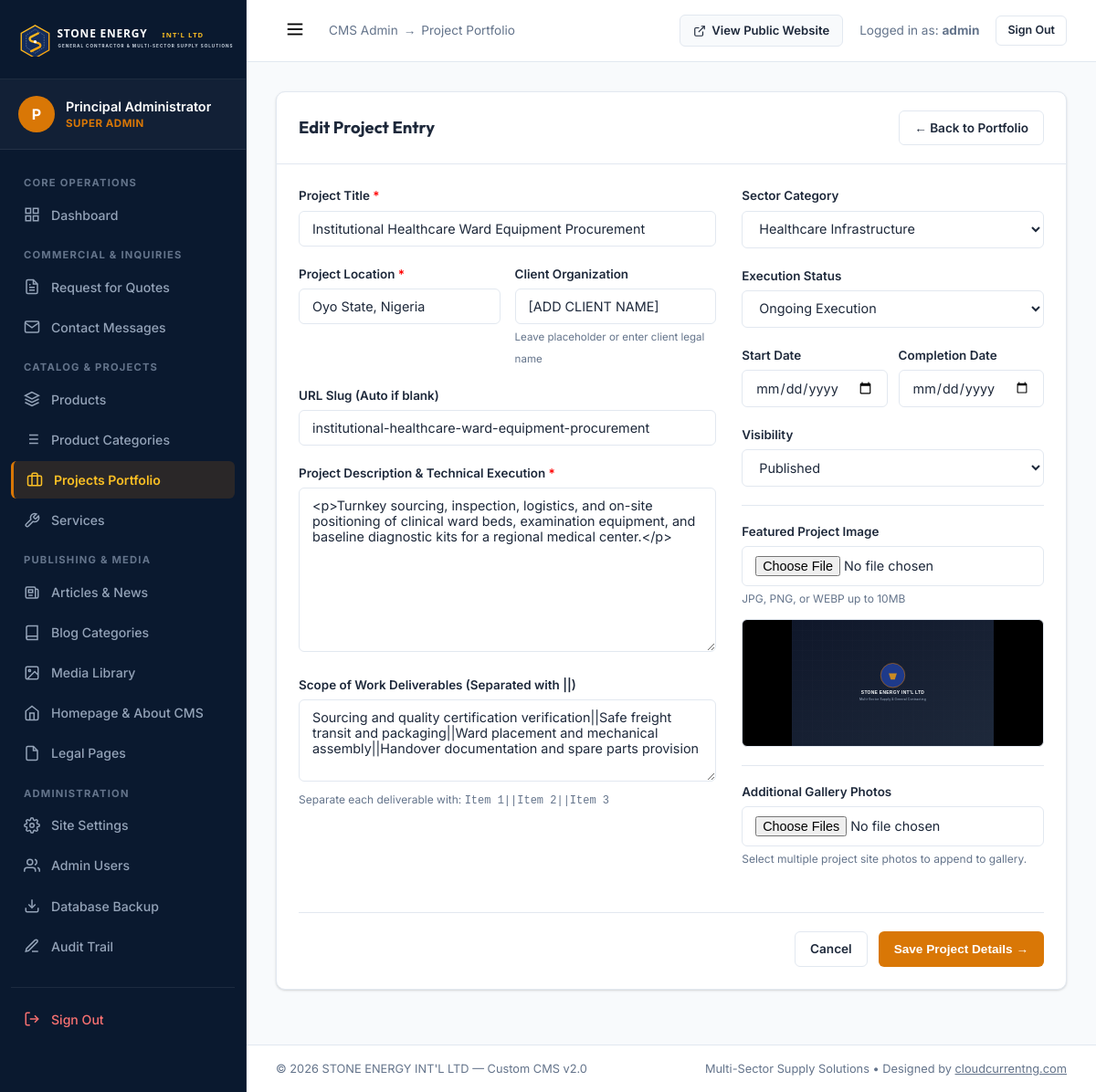
The page /admin/project-edit.php?id=2 (signed in) on the database its author committed.
### tables this page shows
CREATE TABLE `projects` (
    `id` INT UNSIGNED AUTO_INCREMENT PRIMARY KEY,
    `title` VARCHAR(200) NOT NULL,
    `slug` VARCHAR(200) NOT NULL UNIQUE,
    `category_id` INT UNSIGNED NOT NULL,
    `location` VARCHAR(150) NOT NULL,
    `client` VARCHAR(150) NOT NULL DEFAULT '[ADD CLIENT NAME]',
    `description` LONGTEXT NOT NULL,
    `scope` TEXT NOT NULL,
    `start_date` DATE DEFAULT NULL,
    `completion_date` DATE DEFAULT NULL,
    `status` ENUM('Upcoming', 'Ongoing', 'Completed') NOT NULL DEFAULT 'Upcoming',
    `featured_image` VARCHAR(255) DEFAULT NULL,
    `published_status` ENUM('published', 'draft') NOT NULL DEFAULT 'published',
    `created_at` DATETIME NOT NULL DEFAULT CURRENT_TIMESTAMP,
    `updated_at` DATETIME NOT NULL DEFAULT CURRENT_TIMESTAMP ON UPDATE CURRENT_TIMESTAMP,
    INDEX `idx_proj_cat` (`category_id`),
    INDEX `idx_proj_status` (`status`),
    INDEX `idx_proj_pub` (`published_status`),
    CONSTRAINT `fk_proj_cat` FOREIGN KEY (`category_id`) REFERENCES `project_categories` (`id`) ON DELETE RESTRICT
);

CREATE TABLE `project_categories` (
    `id` INT UNSIGNED AUTO_INCREMENT PRIMARY KEY,
    `name` VARCHAR(100) NOT NULL UNIQUE,
    `slug` VARCHAR(100) NOT NULL UNIQUE,
    `description` VARCHAR(255) DEFAULT NULL,
    `created_at` DATETIME NOT NULL DEFAULT CURRENT_TIMESTAMP
);

CREATE TABLE `site_settings` (
    `id` INT UNSIGNED AUTO_INCREMENT PRIMARY KEY,
    `setting_key` VARCHAR(100) NOT NULL UNIQUE,
    `setting_value` MEDIUMTEXT DEFAULT NULL,
    `setting_group` VARCHAR(50) NOT NULL DEFAULT 'general',
    `label` VARCHAR(150) NOT NULL,
    `field_type` ENUM('text', 'textarea', 'editor', 'image', 'boolean', 'select', 'number') NOT NULL DEFAULT 'text',
    `updated_at` DATETIME NOT NULL DEFAULT CURRENT_TIMESTAMP ON UPDATE CURRENT_TIMESTAMP,
    INDEX `idx_settings_group` (`setting_group`)
);

### core/View.php (called while the page is built, shortened)
<?php
function e(?string $string): string {
    return htmlspecialchars($string, ENT_QUOTES | ENT_SUBSTITUTE, 'UTF-8');
}
function admin_url(string $path = ''): string {
    return ADMIN_URL . ltrim($path, '/');
}
function asset(string $path): string {
    $cleanPath = preg_replace('#^assets/#', '', ltrim($path, '/'));
    return ASSETS_URL . $cleanPath;
}
function upload_url(?string $path, string $fallback = 'images/placeholder.svg'): string {
    if (empty($path)) {
        return asset($fallback);
    }
    return BASE_URL . ltrim($path, '/');
}

### config/database.php (called while the page is built, shortened)
<?php
class Database {
    private static ?PDO $instance = null;
    public static function getConnection(): PDO {
        if (self::$instance === null) {
            $host = env('DB_HOST', '127.0.0.1');
            $port = env('DB_PORT', '3306');
            $db   = env('DB_NAME', 'stoneenergy_db');
            $user = env('DB_USER', 'root');
            $pass = env('DB_PASS', '');
            $dsn = "mysql:host={$host};port={$port};dbname={$db};charset=utf8mb4";
            $options = [
                PDO::ATTR_ERRMODE            => PDO::ERRMODE_EXCEPTION,
                PDO::ATTR_DEFAULT_FETCH_MODE => PDO::FETCH_ASSOC,
                PDO::ATTR_EMULATE_PREPARES   => true,
                PDO::MYSQL_ATTR_INIT_COMMAND => "SET NAMES utf8mb4 COLLATE utf8mb4_unicode_ci"
            ];
            try {
                self::$instance = new PDO($dsn, $user, $pass, $options);
            } catch (PDOException $e) {
                error_log("Database Connection Error: " . $e->getMessage());
                if (env('APP_DEBUG', false)) {
                    die("Database connection failed. Please check your database credentials in .env. Technical detail: " . htmlspecialchars($e->getMessage()));
                } else {
                    http_response_code(500);
                    include ROOT_PATH . '500.php';
                    exit;
                }
            }
        }
        return self::$instance;
    }
    public static function query(string $sql, array $params = []): PDOStatement {
        $pdo = self::getConnection();
        $stmt = $pdo->prepare($sql);
        $stmt->execute($params);
        return $stmt;
    }
    public static function fetchOne(string $sql, array $params = []): ?array {
        $stmt = self::query($sql, $params);
        $row = $stmt->fetch();
        return $row ?: null;
    }
    public static function fetchAll(string $sql, array $params = []): array {
        $stmt = self::query($sql, $params);
        return $stmt->fetchAll();
    }
}

### core/Settings.php (called while the page is built, shortened)
<?php
class Settings {
    private static ?array $settings = null;
    public static function load(): void {
        if (self::$settings === null) {
            self::$settings = [];
            try {
                $rows = Database::fetchAll("SELECT `setting_key`, `setting_value` FROM `site_settings`");
                foreach ($rows as $row) {
                    self::$settings[$row['setting_key']] = $row['setting_value'];
                }
            } catch (Exception $e) {
                error_log("Settings Load Error: " . $e->getMessage());
            }
        }
    }
    public static function get(string $key, string $default = ''): string {
        self::load();
        return self::$settings[$key] ?? $default;
    }
}
function setting(string $key, string $default = ''): string {
    return Settings::get($key, $default);
}

### admin/project-edit.php (the view, shortened to what this page needs)
<?php
$projectId = (int)($_GET['id'] ?? 0);
$isEditing = ($projectId > 0);
$project = $isEditing ? Database::fetchOne("SELECT * FROM `projects` WHERE `id` = :id", [':id' => $projectId]) : null;
$categories = Database::fetchAll("SELECT * FROM `project_categories` ORDER BY `name` ASC");
include __DIR__ . '/includes/header.php';
?>
<div class="admin-card">
    <div class="admin-card-header">
        <h3><?= $isEditing ? 'Edit Project Entry' : 'Add New Project' ?></h3>
        <a href="<?= admin_url('projects.php') ?>" class="btn-admin btn-admin-outline">
            &larr; Back to Portfolio
        </a>
    </div>
    <div class="admin-card-body">
        <form action="<?= admin_url('project-edit.php' . ($isEditing ? '?id=' . $projectId : '')) ?>" method="POST" enctype="multipart/form-data">
            <div style="display: grid; grid-template-columns: 2fr 1fr; gap: 28px;">
                <div>
                    <div class="form-row">
                        <label class="form-label-admin">Project Title <span style="color:red;">*</span></label>
                        <input type="text" name="title" class="form-control-admin" required value="<?= e($project['title'] ?? '') ?>" placeholder="e.g. Commercial Office Complex Renovation & Facility Upgrade">
                    </div>
                    <div style="display: grid; grid-template-columns: 1fr 1fr; gap: 16px;">
                        <div class="form-row">
                            <label class="form-label-admin">Project Location <span style="color:red;">*</span></label>
                            <input type="text" name="location" class="form-control-admin" required value="<?= e($project['location'] ?? '') ?>" placeholder="e.g. Ibadan, Oyo State">
                        </div>
                        <div class="form-row">
                            <label class="form-label-admin">Client Organization</label>
                            <input type="text" name="client" class="form-control-admin" value="<?= e($project['client'] ?? '[ADD CLIENT NAME]') ?>" placeholder="[ADD CLIENT NAME]">
                            <span style="font-size: 0.72rem; color: var(--admin-text-muted);">Leave placeholder or enter client legal name</span>
                        </div>
                    </div>
                    <div class="form-row">
                        <label class="form-label-admin">URL Slug (Auto if blank)</label>
                        <input type="text" name="slug" class="form-control-admin" value="<?= e($project['slug'] ?? '') ?>" placeholder="custom-slug">
                    </div>
                    <div class="form-row">
                        <label class="form-label-admin">Project Description &amp; Technical Execution <span style="color:red;">*</span></label>
                        <textarea name="description" class="form-control-admin" style="min-height: 180px;" required placeholder="<p>Detailed project narrative, background, and delivery notes...</p>"><?= e($project['description'] ?? '') ?></textarea>
                    </div>
                    <div class="form-row">
                        <label class="form-label-admin">Scope of Work Deliverables (Separated with ||)</label>
                        <textarea name="scope" class="form-control-admin" style="min-height: 90px;" placeholder="Civil masonry||Structural reinforcement||Electrical upgrade..."><?= e($project['scope'] ?? '') ?></textarea>
                        <span style="font-size: 0.75rem; color: var(--admin-text-muted);">Separate each deliverable with: <code>Item 1||Item 2||Item 3</code></span>
                    </div>
                </div>
                <div>
                    <div class="form-row">
                        <label class="form-label-admin">Sector Category</label>
                        <select name="category_id" class="form-control-admin" required>
                            <?php foreach ($categories as $cat): ?>
                            <option value="<?= $cat['id'] ?>" <?= (($project['category_id'] ?? 1) == $cat['id']) ? 'selected' : '' ?>>
                                <?= e($cat['name']) ?>
                            </option>
                            <?php endforeach; ?>
                        </select>
                    </div>
                    <div class="form-row">
                        <label class="form-label-admin">Execution Status</label>
                        <select name="status" class="form-control-admin">
                            <option value="Ongoing" <?= (($project['status'] ?? 'Ongoing') === 'Ongoing') ? 'selected' : '' ?>>Ongoing Execution</option>
                        </select>
                    </div>
                    <div style="display: grid; grid-template-columns: 1fr 1fr; gap: 12px;">
                        <div class="form-row">
                            <label class="form-label-admin">Start Date</label>
                            <input type="date" name="start_date" class="form-control-admin" value="<?= e($project['start_date'] ?? '') ?>">
                        </div>
                        <div class="form-row">
                            <label class="form-label-admin">Completion Date</label>
                            <input type="date" name="completion_date" class="form-control-admin" value="<?= e($project['completion_date'] ?? '') ?>">
                        </div>
                    </div>
                    <div class="form-row">
                        <label class="form-label-admin">Visibility</label>
                        <select name="published_status" class="form-control-admin">
                            <option value="published" <?= (($project['published_status'] ?? 'published') === 'published') ? 'selected' : '' ?>>Published</option>
                        </select>
                    </div>
                    <div class="form-row" style="margin-top: 18px; padding-top: 18px; border-top: 1px solid var(--admin-border);">
                        <label class="form-label-admin">Featured Project Image</label>
                        <input type="file" name="featured_image" class="form-control-admin" accept=".jpg,.jpeg,.png,.webp" data-preview-target="previewProjThumb">
                        <span style="font-size: 0.75rem; color: var(--admin-text-muted);">JPG, PNG, or WEBP up to 10MB</span>
                        <div style="margin-top: 12px; height: 140px; border: 1px solid var(--admin-border); border-radius: 6px; overflow: hidden; background: #000; display: flex; align-items: center; justify-content: center;">
                            <img id="previewProjThumb" src="<?= upload_url($project['featured_image'] ?? null) ?>" alt="Preview" style="max-height: 100%; max-width: 100%; object-fit: contain;">
                        </div>
                    </div>
                    <div class="form-row" style="margin-top: 18px; padding-top: 18px; border-top: 1px solid var(--admin-border);">
                        <label class="form-label-admin">Additional Gallery Photos</label>
                        <input type="file" name="gallery_images[]" class="form-control-admin" accept=".jpg,.jpeg,.png,.webp" multiple>
                        <span style="font-size: 0.75rem; color: var(--admin-text-muted);">Select multiple project site photos to append to gallery.</span>
                    </div>
                </div>
            </div>
            <div style="margin-top: 28px; padding-top: 20px; border-top: 1px solid var(--admin-border); display: flex; justify-content: flex-end; gap: 12px;">
                <a href="<?= admin_url('projects.php') ?>" class="btn-admin btn-admin-outline">Cancel</a>
                <button type="submit" class="btn-admin btn-admin-primary">
                    <?= $isEditing ? 'Save Project Details' : 'Publish Project' ?> &rarr;
                </button>
            </div>
        </form>
    </div>
</div>
<?php include __DIR__ . '/includes/footer.php'; ?>

### admin/includes/footer.php (shortened to what this page needs)
        </main>
        <footer style="padding: 16px 32px; background: #fff; border-top: 1px solid var(--admin-border); font-size: 0.8rem; color: var(--admin-text-muted); display: flex; justify-content: space-between; align-items: center;">
            <div>
                &copy; <?= date('Y') ?> <?= e(setting('company_name', "STONE ENERGY INT'L LTD")) ?> &mdash; Custom CMS v2.0
            </div>
            <div>
                Multi-Sector Supply Solutions &bull; Designed by <a href="https://cloudcurrentng.com" target="_blank" rel="noopener" style="color: inherit; text-decoration: underline;">cloudcurrentng.com</a>
            </div>
        </footer>
    </div>
</body>
</html>

### assets/css/admin.css (style rules this page uses)
:root { --admin-sidebar-bg: #0a192f; --admin-sidebar-active: #172a45; --admin-sidebar-text: #94a3b8; --admin-sidebar-hover: #ffffff; --admin-accent: #d97706; --admin-accent-hover: #b45309; --admin-topbar-bg: #ffffff; --admin-body-bg: #f8fafc; --admin-card-bg: #ffffff; --admin-border: #e2e8f0; --admin-text: #1e293b; --admin-text-muted: #64748b; --admin-font: 'Inter', sans-serif; --admin-font-heading: 'Outfit', sans-serif; --admin-shadow: 0 1px 3px 0 rgba(0,0,0,0.1), 0 1px 2px 0 rgba(0,0,0,0.06); --admin-shadow-lg: 0 10px 15px -3px rgba(0,0,0,0.1), 0 4px 6px -2px rgba(0,0,0,0.05); }
*, *::before, *::after { box-sizing: border-box; margin: 0; padding: 0; }
body.admin-body { font-family: var(--admin-font); background-color: var(--admin-body-bg); color: var(--admin-text); line-height: 1.5; display: flex; min-height: 100vh; overflow-x: hidden; }
.admin-card { background: var(--admin-card-bg); border: 1px solid var(--admin-border); border-radius: 10px; box-shadow: var(--admin-shadow); margin-bottom: 28px; overflow: hidden; }
.admin-card-header { padding: 20px 24px; border-bottom: 1px solid var(--admin-border); display: flex; justify-content: space-between; align-items: center; flex-wrap: wrap; gap: 16px; }
.admin-card-header h3 { font-family: var(--admin-font-heading); font-size: 1.15rem; font-weight: 700; color: var(--admin-text); }
.admin-card-body { padding: 24px; }
.btn-admin { display: inline-flex; align-items: center; gap: 6px; padding: 8px 16px; border-radius: 6px; font-size: 0.85rem; font-weight: 600; cursor: pointer; border: 1px solid transparent; text-decoration: none; transition: all 0.2s; }
.btn-admin-primary { background: var(--admin-accent); color: #fff; }
.btn-admin-outline { background: #fff; border-color: var(--admin-border); color: var(--admin-text); }
.form-row { margin-bottom: 20px; }
.form-label-admin { display: block; font-size: 0.84rem; font-weight: 600; color: var(--admin-text); margin-bottom: 6px; }
.form-control-admin { width: 100%; padding: 10px 14px; border-radius: 6px; border: 1px solid var(--admin-border); font-family: var(--admin-font); font-size: 0.9rem; background: #fff; color: var(--admin-text); }

### rows shown on the page
projects: title "Institutional Healthcare Ward Equipment Procurement", location "Oyo State, Nigeria", client "[ADD CLIENT NAME]", slug "institutional-healthcare-ward-equipment-procurement", description "<p>Turnkey sourcing, inspection, logistics, and on-site positioning of clinical ward beds, examination equipment, and baseline diagnostic kits for a regional medical center.</p>", scope "Sourcing and quality certification verification||Safe freight transit and packaging||Ward placement and mechanical assembly||Handover documentation and spare parts provision", category_id "Healthcare Infrastructure", status "Ongoing Execution", published_status "Published"
site_settings: setting_value "STONE ENERGY INT'L LTD"

### other values the page prints
substr($currentUser['full_name'] ?? 'A', 0, 1) "P"
$currentUser['full_name'] "Principal Administrator"
$currentUser['role_name'] "SUPER ADMIN"
$adminSection "Project Portfolio"
$currentUser['username'] "admin"
